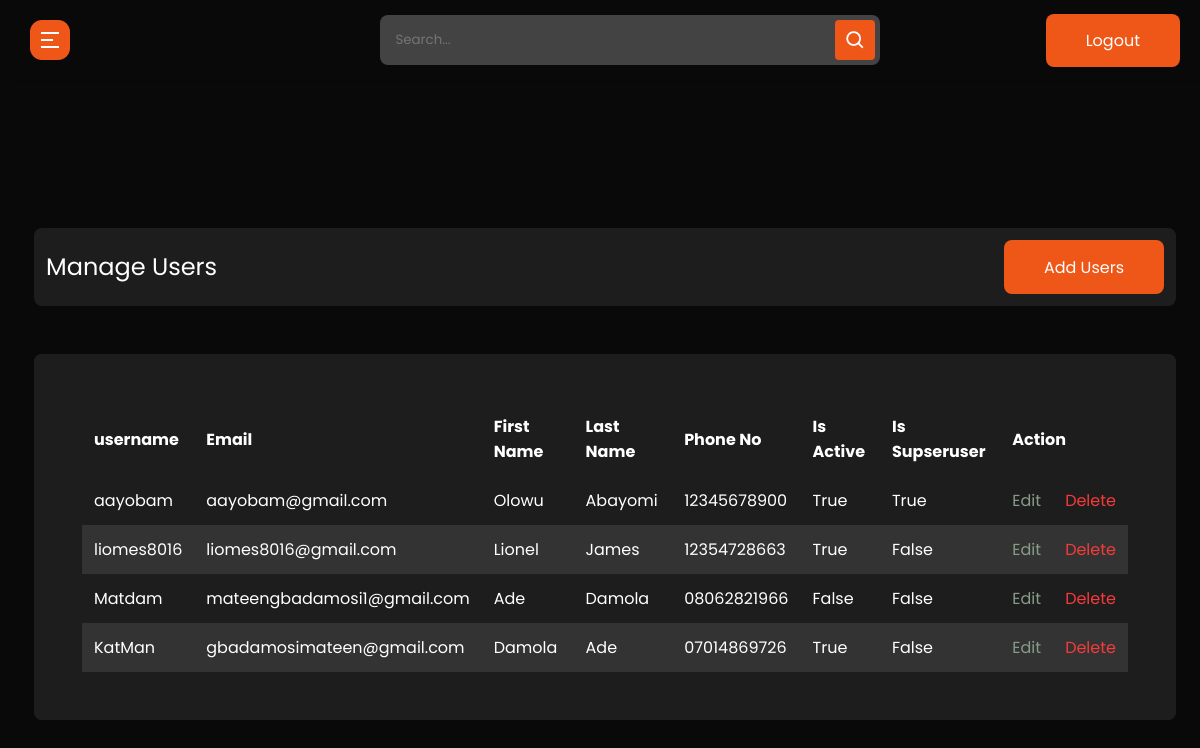
Page /admin-user-list/ (signed in) on the earlier database version.
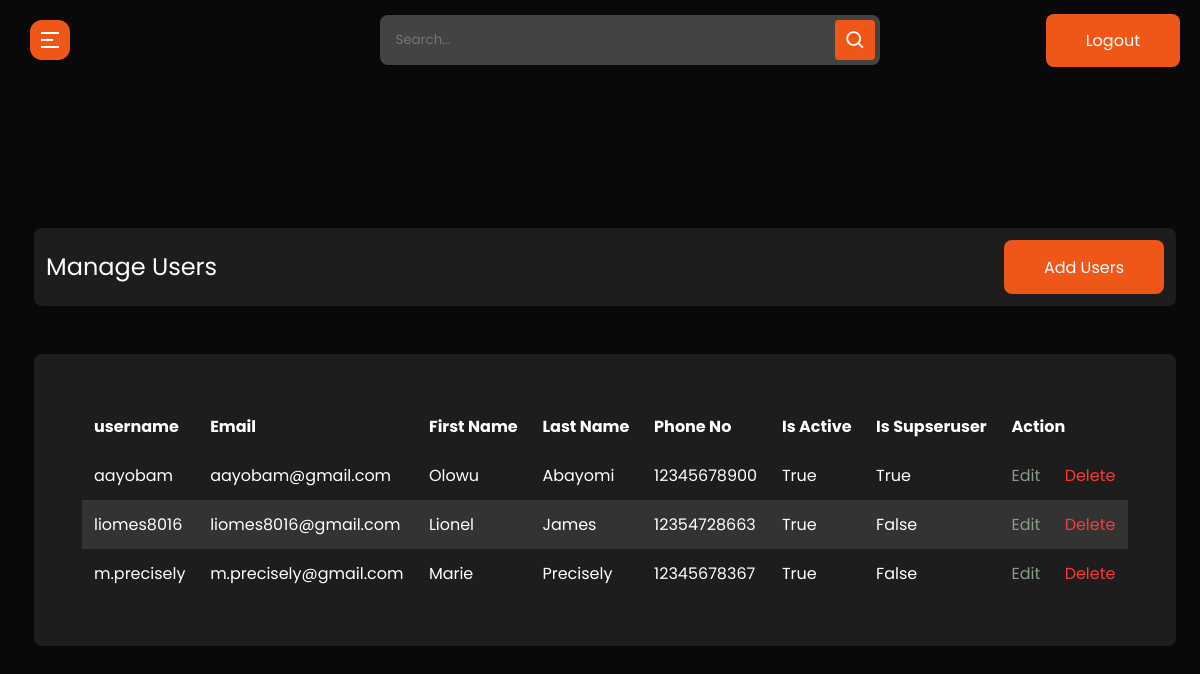
Same page on the later database version.
### userprolog/models.py (models this page shows, shortened)
class User(AbstractBaseUser, PermissionsMixin):
    id = models.UUIDField(primary_key=True, default=uuid.uuid4, editable=False, unique=True)
    username = models.CharField(max_length=200, unique=True, blank=True)
    email = models.EmailField(max_length=200, unique=True, blank=False)
    first_name = models.CharField(max_length=200, blank=True)
    last_name = models.CharField(max_length=200, blank=True)
    phone_no = models.CharField(max_length=11,validators=[MaxLengthValidator(11)])
    profile_picture = models.ImageField(null=True, blank=True, default="default_user_image.jpeg", upload_to="profile_image/",)
    is_active = models.BooleanField(default=False)
    is_staff = models.BooleanField(default=False)
    is_superuser = models.BooleanField(default=False)
    date_joined = models.DateTimeField(auto_now_add=True)
    created = models.DateTimeField(auto_now_add=True)
    updated = models.DateTimeField(auto_now=True)
    objects = UserManager()
    EMAIL_FIELD = 'email'
    USERNAME_FIELD = 'username'
    REQUIRED_FIELDS = ['email',]

### cms/decorators.py (the view)
        def wrapper_func(request, *args, **kwargs):
            group = None
            if request.user.groups.exists():
                group = request.user.groups.all()[0].name
            if group in allowed_roles:
                return view_func(request, *args, **kwargs)
            else:
                return redirect("unauthorized-page")

### cms/views.py (called while the page is built)
@login_required(login_url='admin-login')
@allowed_user(allowed_roles=['admin'])
@admin_only
def admin_user_list(request):
    template_name = "cms/admin-user/index.html"
    users = User.objects.all()
    context = {"users":users}
    return render(request, template_name, context)

### cms/templates/cms/admin-user/index.html
{% extends 'admin_base.html' %}
{% load static %}
{% block content %}
  <section class="panel-section" style=margin-top:-700px>
    <div class="panel-content">
      <div class="page-wrapper admin-wrapper">
        <section class="alt-nav">
            <h4>Manage Users</h4>
            <a href="{% url 'admin-create-user' %}" class="btn">Add Users</a>
        </section>
        <div class="content-container">
          <section class="trade-table">
              <table>
                <thead>
                  <tr>
                    <th scope="col">username</th>
                    <th scope="col">Email</th>
                    <th scope="col">First Name</th>
                    <th scope="col">Last Name</th>
                    <th scope="col">Phone No</th>
                    <th scope="col">Is Active</th>
                    <th scope="col">Is Supseruser</th>
                    <th scope="col" colspan="2">Action</th>
                  </tr>
                </thead>
                <tbody>
                  {% for user in users %}
                    <tr>
                      <td data-label="Username">{{ user.username }}</td>
                      <td data-label="Email">{{ user.email }}</td>
                      <td data-label="First Name">{{ user.first_name|title }}</td>
                      <td data-label="Last Name">{{ user.last_name|title }}</td>
                      <td data-label="Phone No">{{ user.phone_no}}</td>
                      <td data-label="Is Active">{{ user.is_active}}</td>
                      <td data-label="Is Supseruser">{{ user.is_superuser }}</td>
                      <td data-label="Action"><a href="{% url 'admin-update-user' user.id %}" class="edit">Edit</a></td>
                      <td data-label="Action"><a href="{% url 'admin-delete-user' user.id %}" class="delete">Delete</a></td>
                    </tr>
                  {% endfor %}
                </tbody>
              </table>
          </section>
        </div>
      </div>
    </div>
  </section>
{% endblock content %}

### cms/templates/admin_base.html (shortened to what this page needs)
{% load static %}
<!DOCTYPE html>
<html lang="en">
	<head>
      <link rel="stylesheet" type="text/css" href="{% static 'css/style.css' %}" />
      <link rel="stylesheet" type="text/css" href="{% static 'css/admin.css' %}" />
      <link rel="stylesheet" href="{% static 'css/sidebar.css' %}">
    <link href="https://cdn.jsdelivr.net/npm/remixicon@2.5.0/fonts/remixicon.css" rel="stylesheet">
    <link href='https://unpkg.com/boxicons@2.0.7/css/boxicons.min.css' rel='stylesheet'>
      <link rel="stylesheet" href="https://cdnjs.cloudflare.com/ajax/libs/font-awesome/5.15.1/css/all.min.css">
  </head>
<body>
  <section class="panel-section">
    <nav class="panel-nav">
      <div class="sidebar-button">
        <img src="{% static './images/hamburger.png' %}" class='bx bx-menu sidebarBtn'></i>
      </div>
      <div class="search-box">
        <form action="" method="get">
          <input type="search" placeholder="Search...">
          <i class='bx bx-search' ></i>
        </form>
      </div>
      <div>
        <a href="{% url 'admin-logout' %}" class="btn">Logout</a>
      </div>
    </nav>
  </section>
    {% block content %} {% endblock %}
</body>
</html>

### static/css/style.css (style rules this page uses)
html { scroll-behavior: smooth; }
* { margin: 0; padding: 0; -webkit-box-sizing: border-box; box-sizing: border-box; }
body { font-family: "Poppins", sans-serif; background-color: #0A0909; color: #fff; max-width: 1440px; margin: auto; }
.page-wrapper { padding: 0 24px; }
h4 { font-size: clamp(20px, 3vw, 24px); }
h2, h4, h5 { line-height: 1.2; }
a { text-decoration: none; color: #fff; }
.btn { padding: 15px 40px; border: 0px; border-radius: 8px; background-color: #EE5717; font-family: "Poppins", sans-serif; -webkit-transition: 0.3s; transition: 0.3s; height: 54px; width: auto; }
a.btn { text-decoration: none; color: #fff; }
.trade-table { width: 90%; background-color: #1D1D1D; margin: auto; margin-top: 48px; border-radius: 8px; padding: 48px; }
.trade-table table { border-collapse: collapse; width: 100%; }
.trade-table table thead { font-weight: 500; }
.trade-table table td, .trade-table table th { text-align: left; padding: 12px; }
.trade-table table th { background-color: #1D1D1D; }
.trade-table table tr:nth-child(even) { background-color: #333333; border-radius: 8px; }

### static/css/admin.css (style rules this page uses)
* { font-family: "Poppins", sans-serif; }
.edit { color: #889c88; -webkit-transition: 0.3s; transition: 0.3s; }
.delete { color: #F83A3A; -webkit-transition: 0.3s; transition: 0.3s; }
.alt-nav { width: 100%; display: -webkit-box; display: -ms-flexbox; display: flex; -webkit-box-pack: justify; -ms-flex-pack: justify; justify-content: space-between; -webkit-box-align: center; -ms-flex-align: center; align-items: center; padding: 12px; background-color: #1D1D1D; border-radius: 8px; margin-top: 24px; }
.alt-nav h4 { font-weight: 400; }
.trade-table { width: 100%; }
.trade-table thead { font-weight: normal; }
.trade-table tbody { font-weight: 400; }
.content-container { background-color: #1D1D1D; margin: 48px 0; border-radius: 8px; }

### static/css/sidebar.css (style rules this page uses)
.panel-section { position: relative; min-height: 100vh; width: calc(100% - 240px); left: 240px; transition: all 0.5s ease; }
.panel-section .panel-nav { display: flex; justify-content: space-between; height: 80px; background: #0A0909; display: flex; align-items: center; position: fixed; width: calc(100% - 240px); left: 240px; z-index: 100; padding: 0 20px; box-shadow: 0 1px 1px rgba(0, 0, 0, 0.1); transition: all 0.5s ease; }
.panel-section .panel-nav .sidebar-button { display: flex; align-items: center; }
.panel-nav .sidebar-button img { width: 40px; height: auto; }
.panel-section .panel-nav .search-box { position: relative; height: 50px; max-width: 500px; width: 100%; margin: 0 20px; }
.search-box form { height: 50px; }
.panel-nav .search-box input { height: 100%; width: 100%; outline: none; background: #434343; border-radius: 8px; padding: 0 15px; border: 0px; color: #fff; }
.panel-nav .search-box .bx-search { position: absolute; height: 40px; width: 40px; background: #EE5717; right: 5px; top: 50%; transform: translateY(-50%); border-radius: 4px; line-height: 40px; text-align: center; color: #fff; font-size: 22px; transition: all 0.4 ease; }
.panel-section .panel-content { position: relative; padding-top: 104px; }
@media (max-width: 1240px) { .panel-section { width: calc(100% - 10px); left: 10px; } }
@media (max-width: 1240px) { .panel-section .panel-nav { width: calc(100% - 10px); left: 10px; } }

Differences in the rows shown:
removed User: username "Matdam", email "mateengbadamosi1@gmail.com", first_name "Ade", last_name "Damola", phone_no "08062821966", is_active "False", is_superuser "False"
removed User: username "KatMan", email "gbadamosimateen@gmail.com", first_name "Damola", last_name "Ade", phone_no "07014869726", is_active "True", is_superuser "False"
added User: username "m.precisely", email "m.precisely@gmail.com", first_name "Marie", last_name "Precisely", phone_no "12345678367", is_active "True", is_superuser "False"
